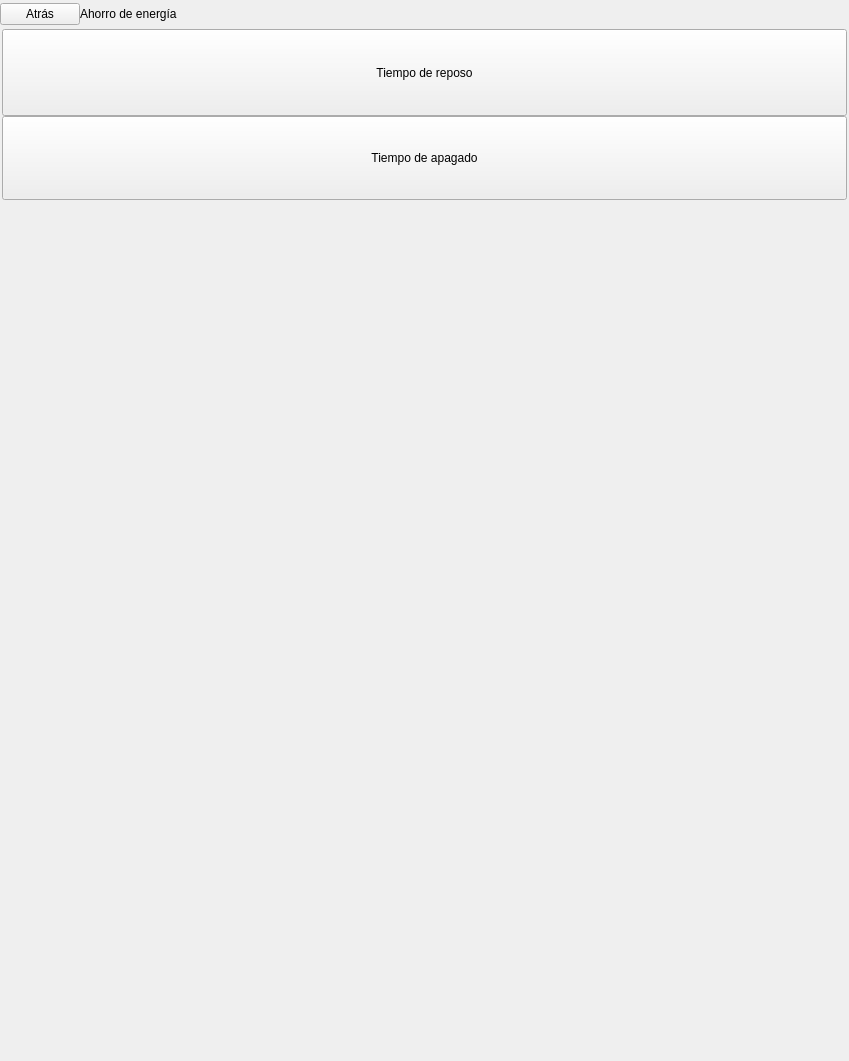
<?xml version="1.0" encoding="UTF-8"?>
<ui version="4.0">
 <class>SettingsEnergySaving</class>
 <widget class="QWidget" name="SettingsEnergySaving">
  <property name="geometry">
   <rect>
    <x>0</x>
    <y>0</y>
    <width>849</width>
    <height>1061</height>
   </rect>
  </property>
  <property name="sizePolicy">
   <sizepolicy hsizetype="Expanding" vsizetype="Expanding">
    <horstretch>0</horstretch>
    <verstretch>0</verstretch>
   </sizepolicy>
  </property>
  <property name="minimumSize">
   <size>
    <width>0</width>
    <height>0</height>
   </size>
  </property>
  <property name="maximumSize">
   <size>
    <width>849</width>
    <height>1061</height>
   </size>
  </property>
  <property name="windowTitle">
   <string>Form</string>
  </property>
  <property name="styleSheet">
   <string notr="true" />
  </property>
  <layout class="QVBoxLayout" name="verticalLayout">
   <property name="spacing">
    <number>0</number>
   </property>
   <property name="margin">
    <number>0</number>
   </property>
   <item>
    <widget class="QWidget" name="settingsSectionHeader" native="true">
     <layout class="QHBoxLayout" name="horizontalLayout_8">
      <property name="spacing">
       <number>0</number>
      </property>
      <property name="margin">
       <number>0</number>
      </property>
      <item>
       <widget class="QPushButton" name="backBtn">
        <property name="focusPolicy">
         <enum>Qt::NoFocus</enum>
        </property>
        <property name="text">
         <string>Atr&#225;s</string>
        </property>
       </widget>
      </item>
      <item>
       <widget class="QLabel" name="sectionTitleLbl">
        <property name="minimumSize">
         <size>
          <width>0</width>
          <height>0</height>
         </size>
        </property>
        <property name="maximumSize">
         <size>
          <width>16777215</width>
          <height>14142</height>
         </size>
        </property>
        <property name="text">
         <string>Ahorro de energ&#237;a</string>
        </property>
       </widget>
      </item>
      <item>
       <spacer name="horizontalSpacer">
        <property name="orientation">
         <enum>Qt::Horizontal</enum>
        </property>
        <property name="sizeHint" stdset="0">
         <size>
          <width>57</width>
          <height>28</height>
         </size>
        </property>
       </spacer>
      </item>
     </layout>
    </widget>
   </item>
   <item>
    <widget class="QFrame" name="settingsMarginTop">
     <property name="frameShape">
      <enum>QFrame::StyledPanel</enum>
     </property>
     <property name="frameShadow">
      <enum>QFrame::Raised</enum>
     </property>
    </widget>
   </item>
   <item>
    <widget class="QWidget" name="settingsMenuListCont" native="true">
     <property name="sizePolicy">
      <sizepolicy hsizetype="Expanding" vsizetype="Fixed">
       <horstretch>0</horstretch>
       <verstretch>0</verstretch>
      </sizepolicy>
     </property>
     <property name="minimumSize">
      <size>
       <width>0</width>
       <height>0</height>
      </size>
     </property>
     <property name="styleSheet">
      <string notr="true" />
     </property>
     <layout class="QVBoxLayout" name="verticalLayout_2">
      <property name="spacing">
       <number>0</number>
      </property>
      <property name="leftMargin">
       <number>2</number>
      </property>
      <property name="topMargin">
       <number>1</number>
      </property>
      <property name="rightMargin">
       <number>2</number>
      </property>
      <property name="bottomMargin">
       <number>2</number>
      </property>
      <item>
       <widget class="SilentQPushButton" name="sleepTimeBtn">
        <property name="sizePolicy">
         <sizepolicy hsizetype="Expanding" vsizetype="Expanding">
          <horstretch>0</horstretch>
          <verstretch>0</verstretch>
         </sizepolicy>
        </property>
        <property name="minimumSize">
         <size>
          <width>0</width>
          <height>87</height>
         </size>
        </property>
        <property name="maximumSize">
         <size>
          <width>16777215</width>
          <height>123</height>
         </size>
        </property>
        <property name="focusPolicy">
         <enum>Qt::NoFocus</enum>
        </property>
        <property name="text">
         <string>Tiempo de reposo</string>
        </property>
       </widget>
      </item>
      <item>
       <widget class="SilentQPushButton" name="switchOffBtn">
        <property name="sizePolicy">
         <sizepolicy hsizetype="Expanding" vsizetype="Expanding">
          <horstretch>0</horstretch>
          <verstretch>0</verstretch>
         </sizepolicy>
        </property>
        <property name="minimumSize">
         <size>
          <width>0</width>
          <height>84</height>
         </size>
        </property>
        <property name="maximumSize">
         <size>
          <width>16777215</width>
          <height>119</height>
         </size>
        </property>
        <property name="focusPolicy">
         <enum>Qt::NoFocus</enum>
        </property>
        <property name="text">
         <string>Tiempo de apagado</string>
        </property>
       </widget>
      </item>
     </layout>
    </widget>
   </item>
   <item>
    <spacer name="verticalSpacer">
     <property name="orientation">
      <enum>Qt::Vertical</enum>
     </property>
     <property name="sizeHint" stdset="0">
      <size>
       <width>28</width>
       <height>57</height>
      </size>
     </property>
    </spacer>
   </item>
  </layout>
 </widget>
 <customwidgets>
  <customwidget>
   <class>SilentQPushButton</class>
   <extends>QPushButton</extends>
   <header>SilentQPushButton.h</header>
  </customwidget>
 </customwidgets>
 <resources />
 <connections />
</ui>
